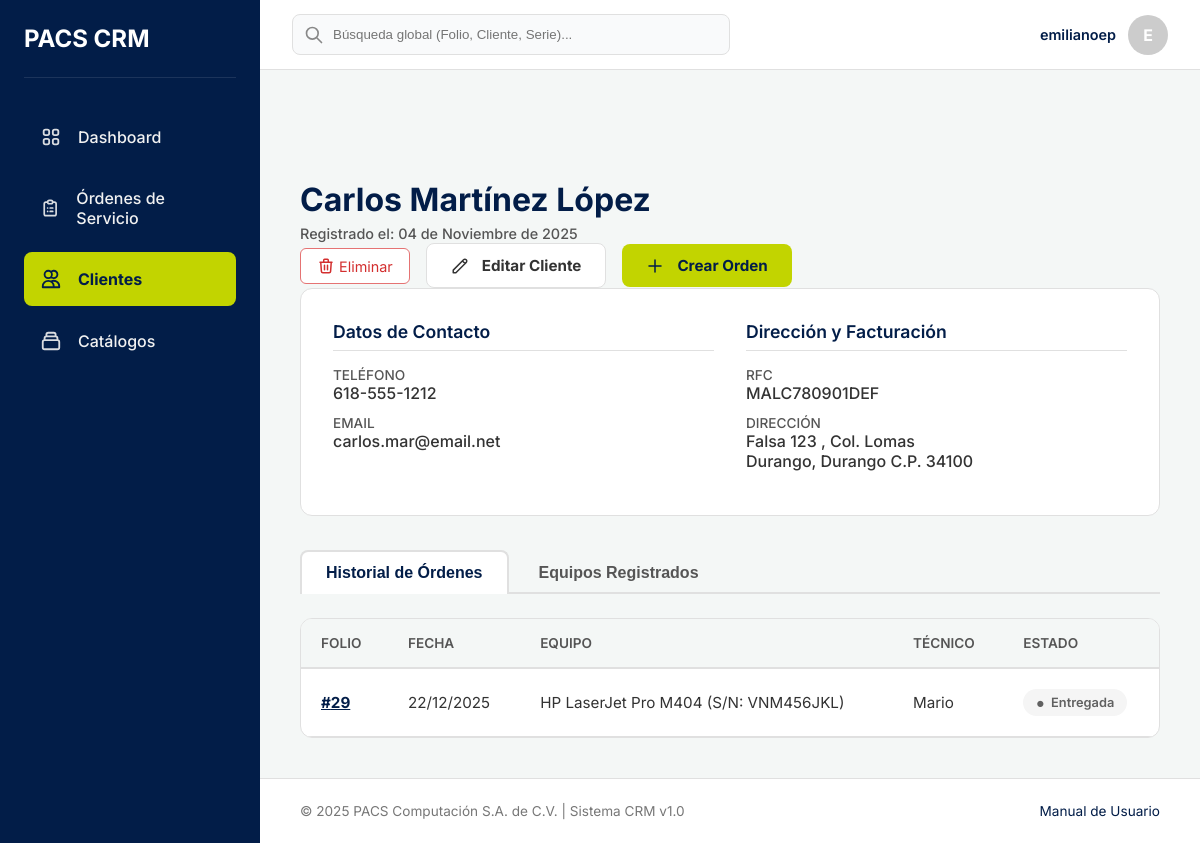
Page /clientes/3/ (signed in) on the committed database.
### gestion_clientes/models.py (models this page shows, shortened)
class Cliente(models.Model):
    nombre_completo = models.CharField(max_length=255, verbose_name="Nombre completo")
    telefono = models.CharField(max_length=20, unique=True)
    email = models.EmailField(max_length=254, unique=True, blank=True, null=True)
    rfc = models.CharField(max_length=13, blank=True, null=True, verbose_name="RFC")
    calle = models.CharField(max_length=255, blank=True, null=True)
    numero_exterior = models.CharField(max_length=20, blank=True, null=True, verbose_name="Número Exterior") # Ajustado max_length
    numero_interior = models.CharField(max_length=20, blank=True, null=True, verbose_name="Número Interior") # Ajustado max_length
    colonia = models.CharField(max_length=100, blank=True, null=True)
    codigo_postal = models.CharField(max_length=10, blank=True, null=True, verbose_name="Código Postal") # Ajustado max_length
    ciudad = models.CharField(max_length=100, blank=True, null=True)
    estado = models.CharField(max_length=100, blank=True, null=True)
    fecha_registro = models.DateTimeField(auto_now_add=True, verbose_name="Fecha de registro")
    class Meta:
        verbose_name = "Cliente"
        verbose_name_plural = "Clientes"
        ordering = ['nombre_completo']

class Equipo(models.Model):
    TIPO_EQUIPO_LAPTOP = 'Laptop'
    TIPO_EQUIPO_ESCRITORIO = 'Computadora de escritorio'
    TIPO_EQUIPO_IMPRESORA = 'Impresora'
    TIPO_EQUIPO_PROYECTOR = 'Proyector'
    TIPO_EQUIPO_COMPONENTE = 'Componente de computadora'
    TIPO_EQUIPO_OPCIONES = [
        (TIPO_EQUIPO_LAPTOP, 'Laptop'),
        (TIPO_EQUIPO_ESCRITORIO, 'Computadora de escritorio'),
        (TIPO_EQUIPO_IMPRESORA, 'Impresora'),
        (TIPO_EQUIPO_PROYECTOR, 'Proyector'),
        (TIPO_EQUIPO_COMPONENTE, 'Componente de computadora'),
    ]
    cliente = models.ForeignKey(Cliente, on_delete=models.CASCADE, related_name="equipos")
    tipo_equipo = models.CharField(max_length=100, verbose_name="Tipo de equipo", choices=TIPO_EQUIPO_OPCIONES, help_text="Ej. Laptop, Impresora, Proyector")
    marca = models.CharField(max_length=100)
    modelo = models.CharField(max_length=100)
    numero_serie = models.CharField(max_length=100, blank=True, null=True, verbose_name="Número de serie")
    class Meta:
        verbose_name = "Equipo"
        verbose_name_plural = "Equipos"
        unique_together = [['cliente', 'numero_serie']]
    def __str__(self):
        display = f"{self.marca} {self.modelo}"
        if self.numero_serie:
            display += f" (S/N: {self.numero_serie})"
        return display

### gestion_ordenes/models.py (models this page shows, shortened)
class OrdenServicio(models.Model):
    ESTADO_NUEVA = 'Nueva'
    ESTADO_DIAGNOSTICO = 'En diagnóstico'
    ESTADO_ESPERANDO_AUTORIZACION = 'Esperando autorización'
    ESTADO_ESPERANDO_REFACCION = 'Esperando refacción'
    ESTADO_EN_REPARACION = 'En reparación'
    ESTADO_FINALIZADA_TECNICO = 'Finalizada por Técnico'
    ESTADO_ENTREGADA = 'Entregada'
    ESTADO_CANCELADA = 'Cancelada'
    ESTADO_OPCIONES = [
        (ESTADO_NUEVA, 'Nueva'),
        (ESTADO_DIAGNOSTICO, 'En diagnóstico'),
        (ESTADO_ESPERANDO_AUTORIZACION, 'Esperando autorización'),
        (ESTADO_ESPERANDO_REFACCION, 'Esperando refacción'),
        (ESTADO_EN_REPARACION, 'En reparación'),
        (ESTADO_FINALIZADA_TECNICO, 'Finalizada por Técnico'),
        (ESTADO_ENTREGADA, 'Entregada'),
        (ESTADO_CANCELADA, 'Cancelada'),
    ]
    PRIORIDAD_BAJA = 'Baja'
    PRIORIDAD_NORMAL = 'Normal'
    PRIORIDAD_ALTA = 'Alta'
    PRIORIDAD_OPCIONES = [
        (PRIORIDAD_BAJA, 'Baja'),
        (PRIORIDAD_NORMAL, 'Normal'),
        (PRIORIDAD_ALTA, 'Alta'),
    ]
    cliente = models.ForeignKey(Cliente, on_delete=models.PROTECT, related_name="ordenes")
    equipo = models.ForeignKey(Equipo, on_delete=models.PROTECT, related_name="ordenes")
    asistente_receptor = models.ForeignKey(
        settings.AUTH_USER_MODEL,
        on_delete=models.SET_NULL,
        null=True,
        related_name="ordenes_recibidas",
        verbose_name="Asistente que recibió"
    )
    tecnico_asignado = models.ForeignKey(
        settings.AUTH_USER_MODEL,
        on_delete=models.SET_NULL,
        null=True,
        blank=True, # Puede no asignarse de inmediato
        related_name="ordenes_asignadas",
        verbose_name="Técnico asignado"
    )
    servicios = models.ManyToManyField(
        TipoServicio,
        blank=True, # Puede que no se aplique un servicio del catálogo
        related_name="ordenes",
        verbose_name="Servicios aplicados"
    )
    descripcion_falla = models.TextField(verbose_name="Descripción de la falla")
    contrasena_equipo = models.CharField(max_length=255, blank=True, null=True, verbose_name="Contraseña del equipo (Encriptada)") # Recordar encriptar/desencriptar en las vistas <-------------------
    estado = models.CharField(max_length=50, choices=ESTADO_OPCIONES, default=ESTADO_NUEVA)
    prioridad = models.CharField(max_length=20, choices=PRIORIDAD_OPCIONES, default=PRIORIDAD_NORMAL)
    fecha_creacion = models.DateTimeField(auto_now_add=True, verbose_name="Fecha de creación")
    fecha_cierre = models.DateTimeField(blank=True, null=True, verbose_name="Fecha de cierre")
    class Meta:
        verbose_name = "Orden de Servicio"
        verbose_name_plural = "Órdenes de Servicio"
        ordering = ['-fecha_creacion'] # Mostrar las más recientes primero por defecto

### gestion_clientes/views.py (the view)
# urls.py: path('<int:id>/', views.detalle_cliente, name='detalle_cliente'),
@login_required
def detalle_cliente(request, id):
    cliente = get_object_or_404(Cliente, pk=id)
    historial_ordenes = cliente.ordenes.all().order_by('-fecha_creacion')
    equipos = cliente.equipos.all()
    context = {
        'cliente': cliente,
        'historial_ordenes': historial_ordenes,
        'equipos': equipos,
    }
    return render(request, 'gestion_clientes/detalle_cliente.html', context)

### gestion_clientes/templates/gestion_clientes/detalle_cliente.html (shortened to what this page needs)
{% extends 'base.html' %}
{% block content %}
    <div class="main-content-header">
        <div class="header-title-group">
            <h1>{{ cliente.nombre_completo }}</h1>
            <span class="subtitle">Registrado el: {{ cliente.fecha_registro|date:"d \d\e F \d\e Y" }}</span>
        </div>
        <div class="header-actions">
            {% if perms.gestion_clientes.delete_cliente %}
            <a href="{% url 'eliminar_cliente' cliente.id %}" class="btn-danger-outline" title="Eliminar Cliente">
                Eliminar
            </a>
            {% endif %}
            <a href="{% url 'editar_cliente' cliente.id %}" class="btn btn-action" style="background-color: white; border: 1px solid var(--color-borde); color: var(--color-texto-principal);">
                <svg style="width:18px;height:18px;margin-right:5px;vertical-align:text-bottom;" fill="none" stroke="currentColor" viewBox="0 0 24 24"><path stroke-linecap="round" stroke-linejoin="round" stroke-width="2" d="M15.232 5.232l3.536 3.536m-2.036-5.036a2.5 2.5 0 113.536 3.536L6.5 21.036H3v-3.572L16.732 3.732z"></path></svg>
                Editar Cliente
            </a>
            <a href="{% url 'crear_orden' %}?cliente_id={{ cliente.id }}" class="btn btn-action">
                <svg style="width:18px;height:18px;margin-right:5px;vertical-align:text-bottom;" fill="none" stroke="currentColor" viewBox="0 0 24 24"><path stroke-linecap="round" stroke-linejoin="round" stroke-width="2" d="M12 4v16m8-8H4"></path></svg>
                Crear Orden
            </a>
        </div>
    </div>
    <section class="client-info-panel">
        <div class="info-section">
            <h3>Datos de Contacto</h3>
            <div class="info-group">
                <span class="info-label">Teléfono</span>
                <span class="info-value">{{ cliente.telefono }}</span>
            </div>
            <div class="info-group">
                <span class="info-label">Email</span>
                <span class="info-value">{{ cliente.email|default:"--" }}</span>
            </div>
        </div>
        <div class="info-section">
            <h3>Dirección y Facturación</h3>
            <div class="info-group">
                <span class="info-label">RFC</span>
                <span class="info-value">{{ cliente.rfc|default:"--" }}</span>
            </div>
            <div class="info-group">
                <span class="info-label">Dirección</span>
                <span class="info-value">
                    {{ cliente.calle|default:"" }} {{ cliente.numero_exterior|default:"" }}
                    {% if cliente.colonia %}, Col. {{ cliente.colonia }}{% endif %}<br>
                    {{ cliente.ciudad|default:"" }}{% if cliente.estado %}, {{ cliente.estado }}{% endif %}
                    {% if cliente.codigo_postal %} C.P. {{ cliente.codigo_postal }}{% endif %}
                </span>
            </div>
        </div>
    </section>
    <nav class="tabs-nav">
        <button class="tab-link active" onclick="openTab(event, 'historial')">Historial de Órdenes</button>
        <button class="tab-link" onclick="openTab(event, 'equipos')">Equipos Registrados</button>
    </nav>
    <div class="tabs-content">
        <div id="historial" class="tab-pane active">
            <div class="table-card">
                <div style="overflow-x:auto;">
                    <table class="data-table">
                        <thead>
                            <tr>
                                <th>Folio</th>
                                <th>Fecha</th>
                                <th>Equipo</th>
                                <th>Técnico</th>
                                <th>Estado</th>
                            </tr>
                        </thead>
                        <tbody>
                            {% for orden in historial_ordenes %}
                            <tr>
                                <td><a href="{% url 'detalle_orden' orden.id %}" style="color:var(--color-enlace);font-weight:bold;">#{{ orden.id }}</a></td>
                                <td>{{ orden.fecha_creacion|date:"d/m/Y" }}</td>
                                <td>{{ orden.equipo }}</td>
                                <td>{{ orden.tecnico_asignado.first_name|default:"--" }}</td>
                                <td>
                                    {% if orden.estado == 'Nueva' %}
                                        <span class="tag estado-nueva">{{ orden.estado }}</span>
                                    {% elif orden.estado == 'En diagnóstico' or orden.estado == 'En Diagnóstico' %}
                                        <span class="tag estado-diagnostico">{{ orden.estado }}</span>
                                    {% elif 'Esperando' in orden.estado %}
                                        <span class="tag estado-esperando">{{ orden.estado }}</span>
                                    {% elif 'Reparación' in orden.estado %}
                                        <span class="tag estado-reparacion">{{ orden.estado }}</span>
                                    {% elif 'Finalizada' in orden.estado %}
                                        <span class="tag estado-finalizada">{{ orden.estado }}</span>
                                    {% elif orden.estado == 'Entregada' %}
                                        <span class="tag estado-entregada">{{ orden.estado }}</span>
                                    {% else %}
                                        <span class="tag estado-cancelada">{{ orden.estado }}</span>
                                    {% endif %}
                                </td>
                            </tr>
                            {% empty %}
                            <tr>
                                <td colspan="5" style="text-align:center; padding:2rem; color:#777;">Este cliente no tiene órdenes registradas.</td>
                            </tr>
                            {% endfor %}
                        </tbody>
                    </table>
                </div>
            </div>
        </div>
    </div>
{% endblock %}

### templates/base.html (shortened to what this page needs)
{% load static %}
<!DOCTYPE html>
<html lang="es">
<head>
</head>
<body>
    <aside class="sidebar" id="sidebar">
        <div class="sidebar-header">
            <h2 style="color: white;">PACS CRM</h2>
        </div>
        <nav class="sidebar-nav">
            <ul>
                <li>
                    <a href="{% url 'dashboard_home' %}" class="{% if 'dashboards' in request.path %}active{% endif %}">
                        <span>Dashboard</span>
                    </a>
                </li>
                <li>
                    <a href="{% url 'lista_ordenes' %}" class="{% if 'ordenes' in request.path %}active{% endif %}">
                        <span>Órdenes de Servicio</span>
                    </a>
                </li>
                <li>
                    <a href="{% url 'lista_clientes' %}" class="{% if 'clientes' in request.path %}active{% endif %}">
                        <svg class="nav-icon" fill="none" stroke="currentColor" viewBox="0 0 24 24"><path stroke-linecap="round" stroke-linejoin="round" stroke-width="2" d="M12 4.354a4 4 0 110 5.292M15 21H3v-1a6 6 0 0112 0v1zm0 0h6v-1a6 6 0 00-9-5.197M13 7a4 4 0 11-8 0 4 4 0 018 0z"></path></svg>
                        <span>Clientes</span>
                    </a>
                </li>
                <li>
                    <a href="{% url 'lista_catalogos' %}" class="{% if 'catalogos' in request.path %}active{% endif %}">
                        <span>Catálogos</span>
                    </a>
                </li>
            </ul>
        </nav>
    </aside>
    <header class="navbar">
        <div class="navbar-search">
            <svg class="search-icon" fill="none" stroke="currentColor" viewBox="0 0 24 24"><path stroke-linecap="round" stroke-linejoin="round" stroke-width="2" d="M21 21l-6-6m2-5a7 7 0 11-14 0 7 7 0 0114 0z"></path></svg>
            <input type="text" placeholder="Búsqueda global (Folio, Cliente, Serie)...">
        </div>
        <div class="navbar-user-area">
            <div class="user-profile">
                <span class="user-name">{{ user.get_full_name|default:user.username }}</span>
                <div style="width:40px;height:40px;background:#ccc;border-radius:50%;display:flex;align-items:center;justify-content:center;color:white;font-weight:bold;">
                    {{ user.username|slice:":1"|upper }}
                </div>
            </div>
        </div>
    </header>
    <main class="main-content">
        {% block content %}{% endblock %}
    </main>
    <footer class="footer">
        <div>© 2025 PACS Computación S.A. de C.V. | Sistema CRM v1.0</div>
        <div><a href="#" style="color:var(--color-primario);text-decoration:none;">Manual de Usuario</a></div>
    </footer>
</body>
</html>

### rows in the picture
Cliente: nombre_completo "Carlos Martínez López", fecha_registro "04 de Noviembre de 2025", telefono "618-555-1212", email "carlos.mar@email.net", rfc "MALC780901DEF", calle "Falsa", numero_exterior "123", colonia "Lomas", ciudad "Durango", estado "Durango", codigo_postal "34100"
OrdenServicio: id "29", fecha_creacion "22/12/2025", equipo "HP LaserJet Pro M404 (S/N: VNM456JKL)", tecnico_asignado.first_name "Mario", estado "Entregada"

### other values in the picture
{{ user.get_full_name|default:user.username }} "emilianoep"
{{ user.username|slice:":1"|upper }} "E"
